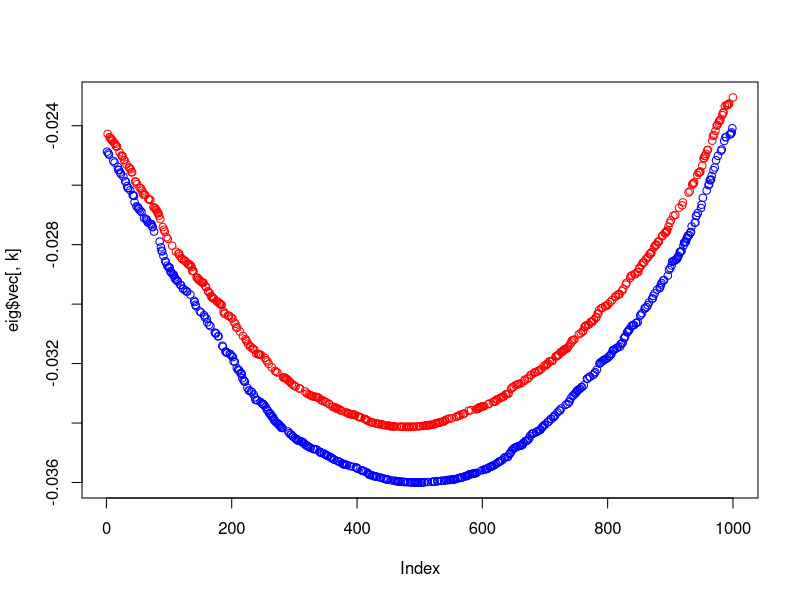

Write the R code that produced this figure.
X = runif(1000); X = sort(X)*2
Y = rbinom(1000,size = 1,.5)
Z = cbind(X,Y)
D = dist(Z); D = as.matrix(D)
S = exp(-D)
eig = eigen(S)
colors = rep("red",1000)
colors[Y==1] = "blue"
k = 0
k = k+1; plot(eig$vec[,k], col = colors)

